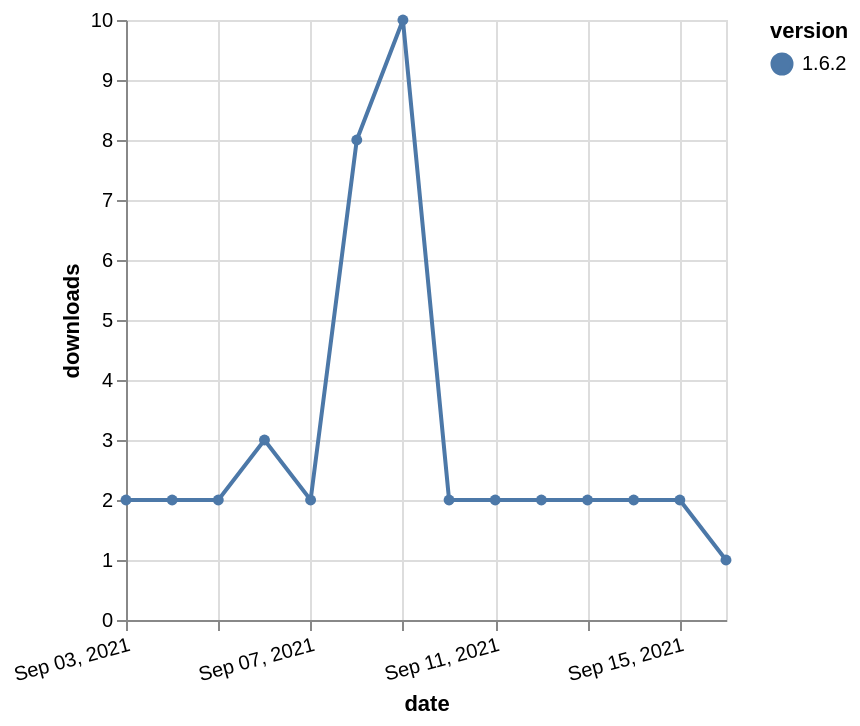

This figure's Vega-Lite source:
### Vega-Lite specification from a JSON file in a GitHub repository (floating-point values rounded to 4 significant figures)
{"$schema": "https://vega.github.io/schema/vega-lite/v5.json", "description": "A simple bar chart with embedded data.", "data": {"values": [{"date": "2021-09-03", "total": 4008, "delta": 2, "version": "1.6.2"}, {"date": "2021-09-04", "total": 4010, "delta": 2, "version": "1.6.2"}, {"date": "2021-09-05", "total": 4012, "delta": 2, "version": "1.6.2"}, {"date": "2021-09-06", "total": 4015, "delta": 3, "version": "1.6.2"}, {"date": "2021-09-07", "total": 4017, "delta": 2, "version": "1.6.2"}, {"date": "2021-09-08", "total": 4025, "delta": 8, "version": "1.6.2"}, {"date": "2021-09-09", "total": 4035, "delta": 10, "version": "1.6.2"}, {"date": "2021-09-10", "total": 4037, "delta": 2, "version": "1.6.2"}, {"date": "2021-09-11", "total": 4039, "delta": 2, "version": "1.6.2"}, {"date": "2021-09-12", "total": 4041, "delta": 2, "version": "1.6.2"}, {"date": "2021-09-13", "total": 4043, "delta": 2, "version": "1.6.2"}, {"date": "2021-09-14", "total": 4045, "delta": 2, "version": "1.6.2"}, {"date": "2021-09-15", "total": 4047, "delta": 2, "version": "1.6.2"}, {"date": "2021-09-16", "total": 4048, "delta": 1, "version": "1.6.2"}]}, "width": "container", "mark": {"type": "line", "point": {"filled": true}}, "encoding": {"x": {"field": "date", "type": "temporal", "timeUnit": "yearmonthdate", "title": "date", "axis": {"labelAngle": -15}}, "y": {"field": "delta", "type": "quantitative", "title": "downloads"}, "color": {"field": "version", "type": "nominal"}, "tooltip": {"field": "delta"}}}
